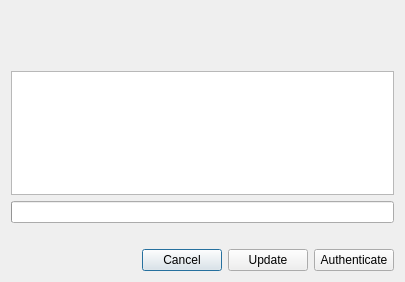
<?xml version="1.0" encoding="UTF-8"?>
<ui version="4.0">
 <class>BrowserPasskeysConfirmationDialog</class>
 <widget class="QDialog" name="BrowserPasskeysConfirmationDialog">
  <property name="geometry">
   <rect>
    <x>0</x>
    <y>0</y>
    <width>405</width>
    <height>282</height>
   </rect>
  </property>
  <property name="sizePolicy">
   <sizepolicy hsizetype="Preferred" vsizetype="Minimum">
    <horstretch>0</horstretch>
    <verstretch>0</verstretch>
   </sizepolicy>
  </property>
  <property name="windowTitle">
   <string>KeePassXC: Passkey credentials</string>
  </property>
  <layout class="QVBoxLayout" name="verticalLayout">
   <item>
    <widget class="QLabel" name="firstLabel">
     <property name="font">
      <font>
       <bold>true</bold>
      </font>
     </property>
     <property name="alignment">
      <set>Qt::AlignLeading|Qt::AlignLeft|Qt::AlignTop</set>
     </property>
    </widget>
   </item>
   <item>
    <widget class="QLabel" name="dataLabel">
     <property name="textFormat">
      <enum>Qt::PlainText</enum>
     </property>
     <property name="alignment">
      <set>Qt::AlignLeading|Qt::AlignLeft|Qt::AlignTop</set>
     </property>
    </widget>
   </item>
   <item>
    <widget class="QLabel" name="secondLabel">
     <property name="font">
      <font>
       <bold>true</bold>
      </font>
     </property>
     <property name="alignment">
      <set>Qt::AlignLeading|Qt::AlignLeft|Qt::AlignTop</set>
     </property>
    </widget>
   </item>
   <item>
    <spacer name="verticalSpacer">
     <property name="orientation">
      <enum>Qt::Vertical</enum>
     </property>
     <property name="sizeType">
      <enum>QSizePolicy::Expanding</enum>
     </property>
     <property name="sizeHint" stdset="0">
      <size>
       <width>20</width>
       <height>10</height>
      </size>
     </property>
    </spacer>
   </item>
   <item>
    <widget class="QTableWidget" name="credentialsTable">
     <property name="sizePolicy">
      <sizepolicy hsizetype="Expanding" vsizetype="Expanding">
       <horstretch>0</horstretch>
       <verstretch>0</verstretch>
      </sizepolicy>
     </property>
     <property name="editTriggers">
      <set>QAbstractItemView::NoEditTriggers</set>
     </property>
     <property name="showDropIndicator" stdset="0">
      <bool>false</bool>
     </property>
     <property name="selectionMode">
      <enum>QAbstractItemView::SingleSelection</enum>
     </property>
     <property name="cornerButtonEnabled">
      <bool>false</bool>
     </property>
     <attribute name="horizontalHeaderVisible">
      <bool>false</bool>
     </attribute>
     <attribute name="verticalHeaderVisible">
      <bool>false</bool>
     </attribute>
    </widget>
   </item>
   <item>
    <widget class="QProgressBar" name="progressBar">
     <property name="value">
      <number>0</number>
     </property>
     <property name="textVisible">
      <bool>false</bool>
     </property>
    </widget>
   </item>
   <item>
    <widget class="QLabel" name="timeoutLabel"/>
   </item>
   <item>
    <layout class="QHBoxLayout" name="horizontalLayout">
     <item>
      <spacer name="horizontalSpacer">
       <property name="orientation">
        <enum>Qt::Horizontal</enum>
       </property>
       <property name="sizeHint" stdset="0">
        <size>
         <width>40</width>
         <height>20</height>
        </size>
       </property>
      </spacer>
     </item>
     <item>
      <widget class="QPushButton" name="cancelButton">
       <property name="text">
        <string>Cancel</string>
       </property>
       <property name="default">
        <bool>true</bool>
       </property>
      </widget>
     </item>
     <item>
      <widget class="QPushButton" name="updateButton">
       <property name="text">
        <string>Update</string>
       </property>
      </widget>
     </item>
     <item>
      <widget class="QPushButton" name="confirmButton">
       <property name="text">
        <string>Authenticate</string>
       </property>
      </widget>
     </item>
    </layout>
   </item>
  </layout>
 </widget>
 <resources/>
 <connections/>
</ui>
